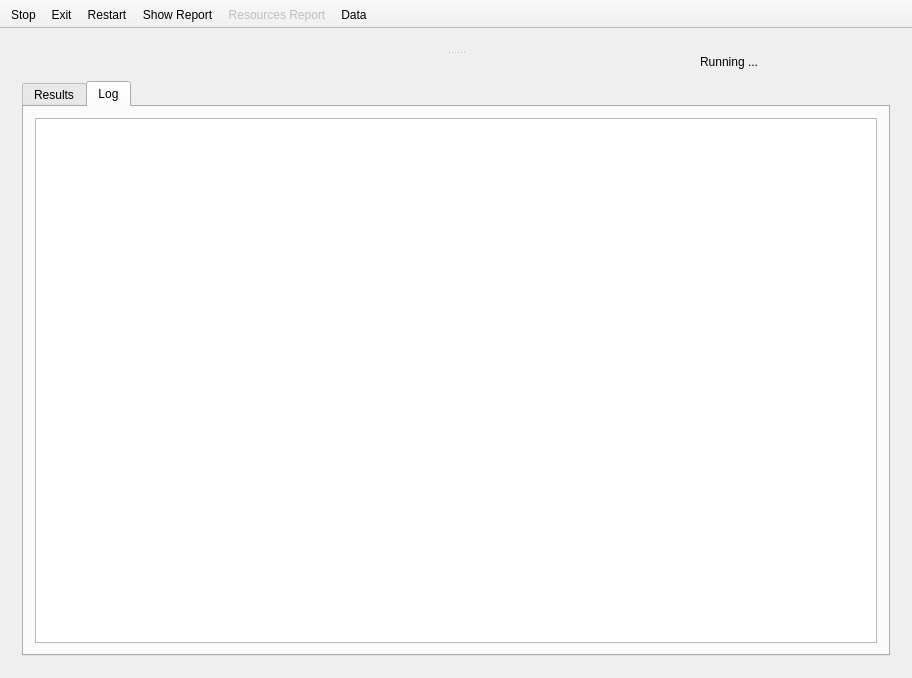
<?xml version="1.0" encoding="UTF-8"?>
<ui version="4.0">
 <class>MainWindow</class>
 <widget class="QMainWindow" name="MainWindow">
  <property name="geometry">
   <rect>
    <x>0</x>
    <y>0</y>
    <width>912</width>
    <height>678</height>
   </rect>
  </property>
  <property name="windowTitle">
   <string notr="true">Vk.vom image uploader</string>
  </property>
  <property name="windowIcon">
   <iconset resource="execute.qrc">
    <normaloff>:/fastexecutescript/images/Logo.png</normaloff>:/fastexecutescript/images/Logo.png</iconset>
  </property>
  <widget class="QWidget" name="centralWidget">
   <layout class="QVBoxLayout" name="verticalLayout_2">
    <item>
     <widget class="QSplitter" name="splitter">
      <property name="orientation">
       <enum>Qt::Vertical</enum>
      </property>
      <widget class="QWidget" name="verticalLayoutWidget">
       <layout class="QVBoxLayout" name="BrowserLayout">
        <property name="sizeConstraint">
         <enum>QLayout::SetMaximumSize</enum>
        </property>
        <property name="topMargin">
         <number>0</number>
        </property>
       </layout>
      </widget>
      <widget class="QWidget" name="verticalLayoutWidget_2">
       <layout class="QVBoxLayout" name="ControlLayout">
        <property name="spacing">
         <number>0</number>
        </property>
        <property name="topMargin">
         <number>0</number>
        </property>
        <item>
         <layout class="QHBoxLayout" name="horizontalLayout_4">
          <property name="topMargin">
           <number>0</number>
          </property>
          <property name="bottomMargin">
           <number>12</number>
          </property>
          <item>
           <widget class="QLabel" name="LabelLicense">
            <property name="maximumSize">
             <size>
              <width>16777215</width>
              <height>30</height>
             </size>
            </property>
            <property name="text">
             <string/>
            </property>
            <property name="alignment">
             <set>Qt::AlignLeading|Qt::AlignLeft|Qt::AlignVCenter</set>
            </property>
           </widget>
          </item>
          <item>
           <widget class="QLabel" name="LabelRunning">
            <property name="maximumSize">
             <size>
              <width>16777215</width>
              <height>30</height>
             </size>
            </property>
            <property name="text">
             <string>Running ...</string>
            </property>
            <property name="scaledContents">
             <bool>true</bool>
            </property>
            <property name="alignment">
             <set>Qt::AlignRight|Qt::AlignTrailing|Qt::AlignVCenter</set>
            </property>
           </widget>
          </item>
          <item>
           <widget class="QLabel" name="LabelGif">
            <property name="minimumSize">
             <size>
              <width>126</width>
              <height>0</height>
             </size>
            </property>
            <property name="maximumSize">
             <size>
              <width>126</width>
              <height>30</height>
             </size>
            </property>
            <property name="text">
             <string/>
            </property>
           </widget>
          </item>
         </layout>
        </item>
        <item>
         <widget class="QTabWidget" name="tabWidget">
          <property name="sizePolicy">
           <sizepolicy hsizetype="Expanding" vsizetype="Expanding">
            <horstretch>0</horstretch>
            <verstretch>0</verstretch>
           </sizepolicy>
          </property>
          <property name="currentIndex">
           <number>1</number>
          </property>
          <widget class="QWidget" name="tab">
           <attribute name="title">
            <string>Results</string>
           </attribute>
           <layout class="QHBoxLayout" name="horizontalLayout">
            <property name="spacing">
             <number>0</number>
            </property>
            <property name="leftMargin">
             <number>0</number>
            </property>
            <property name="topMargin">
             <number>0</number>
            </property>
            <property name="rightMargin">
             <number>0</number>
            </property>
            <property name="bottomMargin">
             <number>0</number>
            </property>
            <item>
             <layout class="QVBoxLayout" name="ResultsLayout">
              <property name="spacing">
               <number>0</number>
              </property>
             </layout>
            </item>
           </layout>
          </widget>
          <widget class="QWidget" name="tab_2">
           <attribute name="title">
            <string>Log</string>
           </attribute>
           <layout class="QHBoxLayout" name="horizontalLayout_2">
            <item>
             <widget class="QTextBrowser" name="Results"/>
            </item>
           </layout>
          </widget>
         </widget>
        </item>
       </layout>
      </widget>
     </widget>
    </item>
   </layout>
  </widget>
  <widget class="QToolBar" name="toolBar">
   <property name="windowTitle">
    <string>toolBar</string>
   </property>
   <property name="movable">
    <bool>false</bool>
   </property>
   <property name="iconSize">
    <size>
     <width>22</width>
     <height>22</height>
    </size>
   </property>
   <property name="toolButtonStyle">
    <enum>Qt::ToolButtonTextBesideIcon</enum>
   </property>
   <attribute name="toolBarArea">
    <enum>TopToolBarArea</enum>
   </attribute>
   <attribute name="toolBarBreak">
    <bool>false</bool>
   </attribute>
   <addaction name="actionStop"/>
   <addaction name="actionExit"/>
   <addaction name="actionRestart"/>
   <addaction name="actionShow_Report"/>
   <addaction name="actionResources_Report"/>
   <addaction name="actionData"/>
  </widget>
  <action name="actionStop">
   <property name="icon">
    <iconset resource="../Engine/engine.qrc">
     <normaloff>:/engine/images/stop.png</normaloff>:/engine/images/stop.png</iconset>
   </property>
   <property name="text">
    <string>Stop</string>
   </property>
  </action>
  <action name="actionShow_Report">
   <property name="icon">
    <iconset resource="../Engine/engine.qrc">
     <normaloff>:/engine/images/report.png</normaloff>:/engine/images/report.png</iconset>
   </property>
   <property name="text">
    <string>Show Report</string>
   </property>
  </action>
  <action name="actionResources_Report">
   <property name="enabled">
    <bool>false</bool>
   </property>
   <property name="icon">
    <iconset resource="execute.qrc">
     <normaloff>:/fastexecutescript/images/resources_ok.png</normaloff>:/fastexecutescript/images/resources_ok.png</iconset>
   </property>
   <property name="text">
    <string>Resources Report</string>
   </property>
  </action>
  <action name="actionShow">
   <property name="text">
    <string>Show</string>
   </property>
  </action>
  <action name="actionExit">
   <property name="icon">
    <iconset resource="execute.qrc">
     <normaloff>:/fastexecutescript/images/shutdown.png</normaloff>:/fastexecutescript/images/shutdown.png</iconset>
   </property>
   <property name="text">
    <string>Exit</string>
   </property>
   <property name="shortcut">
    <string>Ctrl+Q</string>
   </property>
  </action>
  <action name="actionRestart">
   <property name="icon">
    <iconset resource="execute.qrc">
     <normaloff>:/fastexecutescript/images/restart.png</normaloff>:/fastexecutescript/images/restart.png</iconset>
   </property>
   <property name="text">
    <string>Restart</string>
   </property>
  </action>
  <action name="actionData">
   <property name="icon">
    <iconset resource="../Engine/engine.qrc">
     <normaloff>:/engine/images/database.png</normaloff>:/engine/images/database.png</iconset>
   </property>
   <property name="text">
    <string>Data</string>
   </property>
  </action>
 </widget>
 <layoutdefault spacing="6" margin="11"/>
 <resources>
  <include location="../Engine/engine.qrc"/>
  <include location="execute.qrc"/>
 </resources>
 <connections/>
</ui>
